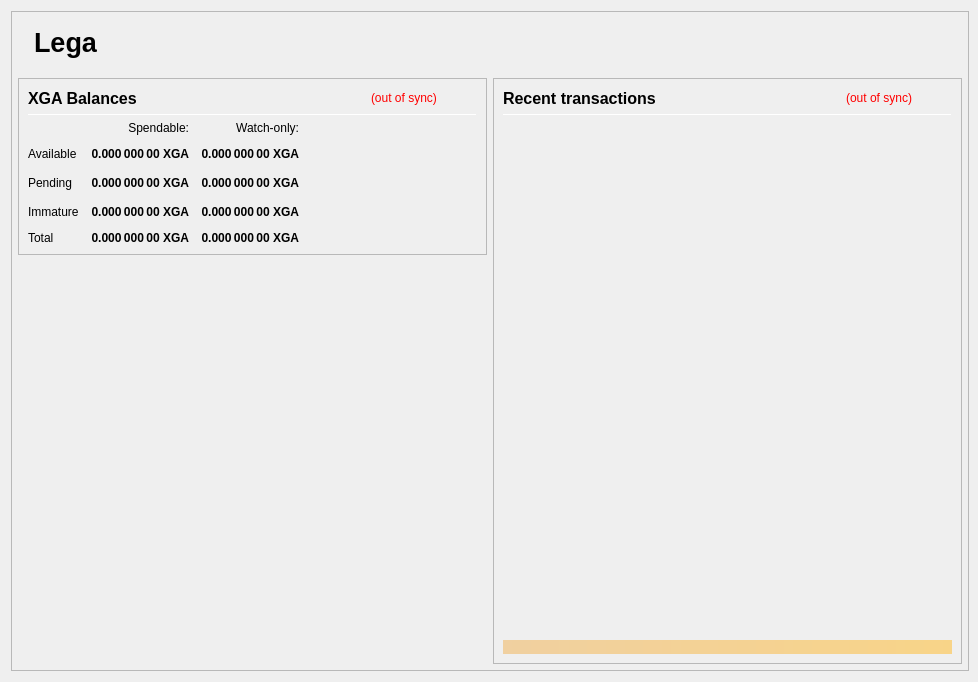
<?xml version="1.0" encoding="UTF-8"?>
<ui version="4.0">
 <class>OverviewPage</class>
 <widget class="QWidget" name="OverviewPage">
  <property name="geometry">
   <rect>
    <x>0</x>
    <y>0</y>
    <width>978</width>
    <height>682</height>
   </rect>
  </property>
  <property name="minimumSize">
   <size>
    <width>960</width>
    <height>682</height>
   </size>
  </property>
  <property name="font">
   <font>
    <weight>50</weight>
    <bold>false</bold>
   </font>
  </property>
  <property name="windowTitle">
   <string>Form</string>
  </property>
  <layout class="QVBoxLayout" name="topLayout" stretch="0">
   <property name="rightMargin">
    <number>9</number>
   </property>
   <item>
    <widget class="QFrame" name="frame_BG">
     <property name="minimumSize">
      <size>
       <width>850</width>
       <height>610</height>
      </size>
     </property>
     <property name="maximumSize">
      <size>
       <width>16777215</width>
       <height>16777215</height>
      </size>
     </property>
     <property name="frameShape">
      <enum>QFrame::StyledPanel</enum>
     </property>
     <property name="frameShadow">
      <enum>QFrame::Raised</enum>
     </property>
     <layout class="QVBoxLayout" name="verticalLayout_3" stretch="0">
      <property name="leftMargin">
       <number>0</number>
      </property>
      <property name="topMargin">
       <number>0</number>
      </property>
      <property name="rightMargin">
       <number>0</number>
      </property>
      <property name="bottomMargin">
       <number>6</number>
      </property>
      <item>
       <layout class="QVBoxLayout" name="verticalLayout_Master" stretch="0,1">
        <property name="leftMargin">
         <number>0</number>
        </property>
        <property name="topMargin">
         <number>0</number>
        </property>
        <property name="rightMargin">
         <number>0</number>
        </property>
        <property name="bottomMargin">
         <number>0</number>
        </property>
        <item>
         <widget class="QFrame" name="frame_Header">
          <layout class="QVBoxLayout" name="verticalLayout_Header" stretch="0">
           <property name="leftMargin">
            <number>0</number>
           </property>
           <property name="topMargin">
            <number>0</number>
           </property>
           <property name="rightMargin">
            <number>0</number>
           </property>
           <property name="bottomMargin">
            <number>0</number>
           </property>
           <item>
            <layout class="QHBoxLayout" name="horizontalLayout_Header" stretch="1,0">
             <property name="spacing">
              <number>6</number>
             </property>
             <item>
              <spacer name="horizontalSpacer_Header">
               <property name="orientation">
                <enum>Qt::Horizontal</enum>
               </property>
               <property name="sizeHint" stdset="0">
                <size>
                 <width>40</width>
                 <height>20</height>
                </size>
               </property>
              </spacer>
             </item>
			 <item>
           <widget class="QLabel" name="labelOverviewHeaderLeft">
            <property name="minimumSize">
             <size>
              <width>464</width>
              <height>60</height>
             </size>
            </property>
            <property name="maximumSize">
             <size>
              <width>16777215</width>
              <height>60</height>
             </size>
            </property>
            <property name="font">
             <font>
              <pointsize>20</pointsize>
              <weight>75</weight>
              <bold>true</bold>
             </font>
            </property>
            <property name="text">
             <string>Lega</string>
            </property>
            <property name="alignment">
             <set>Qt::AlignLeading|Qt::AlignLeft|Qt::AlignVCenter</set>
            </property>
           </widget>
          </item>
             <item>
              <widget class="QLabel" name="labelOverviewHeaderRight">
               <property name="minimumSize">
                <size>
                 <width>464</width>
                 <height>60</height>
                </size>
               </property>
               <property name="maximumSize">
                <size>
                 <width>16777215</width>
                 <height>60</height>
                </size>
               </property>
				<property name="font">
				 <font>
				  <pointsize>20</pointsize>
				  <weight>75</weight>
				  <bold>true</bold>
				 </font>
				</property>
				<property name="text">
				 <string></string>
				</property>
               <property name="alignment">
                <set>Qt::AlignRight|Qt::AlignTrailing|Qt::AlignVCenter</set>
               </property>
              </widget>
             </item>
            </layout>
           </item>
          </layout>
         </widget>
        </item>
        <item>
         <widget class="QFrame" name="frame_Content">
          <layout class="QVBoxLayout" name="verticalLayout_Content">
           <property name="leftMargin">
            <number>6</number>
           </property>
           <property name="topMargin">
            <number>0</number>
           </property>
           <property name="rightMargin">
            <number>6</number>
           </property>
           <property name="bottomMargin">
            <number>0</number>
           </property>
           <item>
            <layout class="QHBoxLayout" name="horizontalLayout_Content" stretch="1,1">
             <property name="spacing">
              <number>6</number>
             </property>
             <item>
              <layout class="QVBoxLayout" name="verticalLayout_left" stretch="0,0">
               <item>
                <widget class="QFrame" name="frameBalances">
                 <property name="frameShape">
                  <enum>QFrame::StyledPanel</enum>
                 </property>
                 <property name="frameShadow">
                  <enum>QFrame::Raised</enum>
                 </property>
                 <layout class="QVBoxLayout" name="verticalLayout_4">
                  <item>
                   <layout class="QHBoxLayout" name="hlBalancesHeader" stretch="2,0,0">
                    <property name="spacing">
                     <number>6</number>
                    </property>
                    <item>
                     <widget class="QLabel" name="labelBalances">
                      <property name="minimumSize">
                       <size>
                        <width>0</width>
                        <height>0</height>
                       </size>
                      </property>
                      <property name="font">
                       <font>
                        <pointsize>12</pointsize>
                        <weight>75</weight>
                        <bold>true</bold>
                       </font>
                      </property>
                      <property name="text">
                       <string>XGA Balances</string>
                      </property>
                     </widget>
                    </item>
                    <item>
                     <widget class="QLabel" name="labelWalletStatus">
                      <property name="cursor">
                       <cursorShape>WhatsThisCursor</cursorShape>
                      </property>
                      <property name="toolTip">
                       <string>The displayed information may be out of date. Your wallet automatically synchronizes with the Lega network after a connection is established, but this process has not completed yet.</string>
                      </property>
                      <property name="styleSheet">
                       <string notr="true">QLabel { color: red; }</string>
                      </property>
                      <property name="text">
                       <string notr="true">(out of sync)</string>
                      </property>
                      <property name="alignment">
                       <set>Qt::AlignLeading|Qt::AlignLeft|Qt::AlignVCenter</set>
                      </property>
                     </widget>
                    </item>
                    <item>
                     <spacer name="hsBalancesHeader">
                      <property name="orientation">
                       <enum>Qt::Horizontal</enum>
                      </property>
                      <property name="sizeHint" stdset="0">
                       <size>
                        <width>40</width>
                        <height>20</height>
                       </size>
                      </property>
                     </spacer>
                    </item>
                   </layout>
                  </item>
                  <item>
                   <widget class="Line" name="lineBalances">
                    <property name="minimumSize">
                     <size>
                      <width>0</width>
                      <height>1</height>
                     </size>
                    </property>
                    <property name="maximumSize">
                     <size>
                      <width>16777215</width>
                      <height>1</height>
                     </size>
                    </property>
                    <property name="orientation">
                     <enum>Qt::Horizontal</enum>
                    </property>
                   </widget>
                  </item>
                  <item>
                   <layout class="QGridLayout" name="gridLayout">
                    <property name="spacing">
                     <number>12</number>
                    </property>
                    <item row="2" column="2">
                     <widget class="QLabel" name="labelWatchPending">
                      <property name="font">
                       <font>
                        <weight>75</weight>
                        <bold>true</bold>
                       </font>
                      </property>
                      <property name="cursor">
                       <cursorShape>ArrowCursor</cursorShape>
                      </property>
                      <property name="toolTip">
                       <string>Unconfirmed transactions to watch-only addresses</string>
                      </property>
                      <property name="text">
                       <string notr="true">0.000 000 00 XGA</string>
                      </property>
                      <property name="alignment">
                       <set>Qt::AlignRight|Qt::AlignTrailing|Qt::AlignVCenter</set>
                      </property>
                      <property name="textInteractionFlags">
                       <set>Qt::NoTextInteraction</set>
                      </property>
                     </widget>
                    </item>
                    <item row="2" column="1">
                     <widget class="QLabel" name="labelUnconfirmed">
                      <property name="font">
                       <font>
                        <weight>75</weight>
                        <bold>true</bold>
                       </font>
                      </property>
                      <property name="cursor">
                       <cursorShape>ArrowCursor</cursorShape>
                      </property>
                      <property name="toolTip">
                       <string>Total of transactions that have yet to be confirmed, and do not yet count toward the spendable balance</string>
                      </property>
                      <property name="text">
                       <string notr="true">0.000 000 00 XGA</string>
                      </property>
                      <property name="alignment">
                       <set>Qt::AlignRight|Qt::AlignTrailing|Qt::AlignVCenter</set>
                      </property>
                      <property name="textInteractionFlags">
                       <set>Qt::NoTextInteraction</set>
                      </property>
                     </widget>
                    </item>
                    <item row="3" column="2">
                     <widget class="QLabel" name="labelWatchImmature">
                      <property name="font">
                       <font>
                        <weight>75</weight>
                        <bold>true</bold>
                       </font>
                      </property>
                      <property name="cursor">
                       <cursorShape>ArrowCursor</cursorShape>
                      </property>
                      <property name="toolTip">
                       <string>Staked or masternode rewards in watch-only addresses that has not yet matured</string>
                      </property>
                      <property name="text">
                       <string notr="true">0.000 000 00 XGA</string>
                      </property>
                      <property name="alignment">
                       <set>Qt::AlignRight|Qt::AlignTrailing|Qt::AlignVCenter</set>
                      </property>
                      <property name="textInteractionFlags">
                       <set>Qt::NoTextInteraction</set>
                      </property>
                     </widget>
                    </item>
                    <item row="4" column="0">
                     <widget class="QLabel" name="labelTotalText">
                      <property name="text">
                       <string>Total</string>
                      </property>
                      <property name="textInteractionFlags">
                       <set>Qt::NoTextInteraction</set>
                      </property>
                     </widget>
                    </item>
                    <item row="3" column="1">
                     <widget class="QLabel" name="labelImmature">
                      <property name="font">
                       <font>
                        <weight>75</weight>
                        <bold>true</bold>
                       </font>
                      </property>
                      <property name="cursor">
                       <cursorShape>ArrowCursor</cursorShape>
                      </property>
                      <property name="toolTip">
                       <string>Staked or masternode rewards that has not yet matured</string>
                      </property>
                      <property name="text">
                       <string notr="true">0.000 000 00 XGA</string>
                      </property>
                      <property name="alignment">
                       <set>Qt::AlignRight|Qt::AlignTrailing|Qt::AlignVCenter</set>
                      </property>
                      <property name="textInteractionFlags">
                       <set>Qt::NoTextInteraction</set>
                      </property>
                     </widget>
                    </item>
                    <item row="2" column="3">
                     <spacer name="hsBalances">
                      <property name="orientation">
                       <enum>Qt::Horizontal</enum>
                      </property>
                      <property name="sizeHint" stdset="0">
                       <size>
                        <width>40</width>
                        <height>20</height>
                       </size>
                      </property>
                     </spacer>
                    </item>
                    <item row="3" column="0">
                     <widget class="QLabel" name="labelImmatureText">
                      <property name="text">
                       <string>Immature</string>
                      </property>
                      <property name="textInteractionFlags">
                       <set>Qt::NoTextInteraction</set>
                      </property>
                     </widget>
                    </item>
                    <item row="4" column="1">
                     <widget class="QLabel" name="labelTotal">
                      <property name="font">
                       <font>
                        <weight>75</weight>
                        <bold>true</bold>
                       </font>
                      </property>
                      <property name="cursor">
                       <cursorShape>ArrowCursor</cursorShape>
                      </property>
                      <property name="toolTip">
                       <string>Your current total balance</string>
                      </property>
                      <property name="text">
                       <string notr="true">0.000 000 00 XGA</string>
                      </property>
                      <property name="alignment">
                       <set>Qt::AlignRight|Qt::AlignTrailing|Qt::AlignVCenter</set>
                      </property>
                      <property name="textInteractionFlags">
                       <set>Qt::NoTextInteraction</set>
                      </property>
                     </widget>
                    </item>
                    <item row="4" column="2">
                     <widget class="QLabel" name="labelWatchTotal">
                      <property name="font">
                       <font>
                        <weight>75</weight>
                        <bold>true</bold>
                       </font>
                      </property>
                      <property name="cursor">
                       <cursorShape>ArrowCursor</cursorShape>
                      </property>
                      <property name="toolTip">
                       <string>Current total balance in watch-only addresses</string>
                      </property>
                      <property name="text">
                       <string notr="true">0.000 000 00 XGA</string>
                      </property>
                      <property name="alignment">
                       <set>Qt::AlignRight|Qt::AlignTrailing|Qt::AlignVCenter</set>
                      </property>
                      <property name="textInteractionFlags">
                       <set>Qt::NoTextInteraction</set>
                      </property>
                     </widget>
                    </item>
                    <item row="0" column="2">
                     <widget class="QLabel" name="labelWatchonly">
                      <property name="text">
                       <string>Watch-only:</string>
                      </property>
                      <property name="alignment">
                       <set>Qt::AlignRight|Qt::AlignTrailing|Qt::AlignVCenter</set>
                      </property>
                     </widget>
                    </item>
                    <item row="1" column="0">
                     <widget class="QLabel" name="labelBalanceText">
                      <property name="text">
                       <string>Available</string>
                      </property>
                      <property name="textInteractionFlags">
                       <set>Qt::NoTextInteraction</set>
                      </property>
                     </widget>
                    </item>
                    <item row="1" column="1">
                     <widget class="QLabel" name="labelBalance">
                      <property name="font">
                       <font>
                        <weight>75</weight>
                        <bold>true</bold>
                       </font>
                      </property>
                      <property name="cursor">
                       <cursorShape>ArrowCursor</cursorShape>
                      </property>
                      <property name="toolTip">
                       <string>Your current spendable balance</string>
                      </property>
                      <property name="text">
                       <string notr="true">0.000 000 00 XGA</string>
                      </property>
                      <property name="alignment">
                       <set>Qt::AlignRight|Qt::AlignTrailing|Qt::AlignVCenter</set>
                      </property>
                      <property name="textInteractionFlags">
                       <set>Qt::NoTextInteraction</set>
                      </property>
                     </widget>
                    </item>
                    <item row="1" column="2">
                     <widget class="QLabel" name="labelWatchAvailable">
                      <property name="font">
                       <font>
                        <weight>75</weight>
                        <bold>true</bold>
                       </font>
                      </property>
                      <property name="cursor">
                       <cursorShape>ArrowCursor</cursorShape>
                      </property>
                      <property name="toolTip">
                       <string>Your current balance in watch-only addresses</string>
                      </property>
                      <property name="text">
                       <string notr="true">0.000 000 00 XGA</string>
                      </property>
                      <property name="alignment">
                       <set>Qt::AlignRight|Qt::AlignTrailing|Qt::AlignVCenter</set>
                      </property>
                      <property name="textInteractionFlags">
                       <set>Qt::NoTextInteraction</set>
                      </property>
                     </widget>
                    </item>
                    <item row="2" column="0">
                     <widget class="QLabel" name="labelPendingText">
                      <property name="text">
                       <string>Pending</string>
                      </property>
                      <property name="textInteractionFlags">
                       <set>Qt::NoTextInteraction</set>
                      </property>
                     </widget>
                    </item>
                    <item row="0" column="1">
                     <widget class="QLabel" name="labelSpendable">
                      <property name="text">
                       <string>Spendable:</string>
                      </property>
                      <property name="alignment">
                       <set>Qt::AlignRight|Qt::AlignTrailing|Qt::AlignVCenter</set>
                      </property>
                     </widget>
                    </item>
                   </layout>
                  </item>
                 </layout>
                </widget>
               </item>
               <item>
                <spacer name="verticalSpacer">
                 <property name="orientation">
                  <enum>Qt::Vertical</enum>
                 </property>
                 <property name="sizeHint" stdset="0">
                  <size>
                   <width>20</width>
                   <height>40</height>
                  </size>
                 </property>
                </spacer>
               </item>
              </layout>
             </item>
             <item>
              <layout class="QVBoxLayout" name="verticalLayout_right" stretch="1">
               <item>
                <widget class="QFrame" name="frame_RecentTransactions">
                 <property name="minimumSize">
                  <size>
                   <width>0</width>
                   <height>0</height>
                  </size>
                 </property>
                 <property name="frameShape">
                  <enum>QFrame::StyledPanel</enum>
                 </property>
                 <property name="frameShadow">
                  <enum>QFrame::Raised</enum>
                 </property>
                 <layout class="QVBoxLayout" name="verticalLayout_1" stretch="0,0,0,0,0">
                  <item>
                   <layout class="QHBoxLayout" name="horizontalLayout_2" stretch="2,0,0">
                    <property name="spacing">
                     <number>3</number>
                    </property>
                    <item>
                     <widget class="QLabel" name="label_4">
                      <property name="minimumSize">
                       <size>
                        <width>0</width>
                        <height>20</height>
                       </size>
                      </property>
                      <property name="font">
                       <font>
                        <pointsize>12</pointsize>
                        <weight>75</weight>
                        <bold>true</bold>
                       </font>
                      </property>
                      <property name="text">
                       <string>Recent transactions</string>
                      </property>
                     </widget>
                    </item>
                    <item>
                     <widget class="QLabel" name="labelTransactionsStatus">
                      <property name="cursor">
                       <cursorShape>WhatsThisCursor</cursorShape>
                      </property>
                      <property name="toolTip">
                       <string>The displayed information may be out of date. Your wallet automatically synchronizes with the Lega network after a connection is established, but this process has not completed yet.</string>
                      </property>
                      <property name="styleSheet">
                       <string notr="true">QLabel { color: red; }</string>
                      </property>
                      <property name="text">
                       <string notr="true">(out of sync)</string>
                      </property>
                      <property name="alignment">
                       <set>Qt::AlignRight|Qt::AlignTrailing|Qt::AlignVCenter</set>
                      </property>
                     </widget>
                    </item>
                    <item>
                     <spacer name="horizontalSpacer">
                      <property name="orientation">
                       <enum>Qt::Horizontal</enum>
                      </property>
                      <property name="sizeHint" stdset="0">
                       <size>
                        <width>40</width>
                        <height>20</height>
                       </size>
                      </property>
                     </spacer>
                    </item>
                   </layout>
                  </item>
                  <item>
                   <widget class="Line" name="line">
                    <property name="minimumSize">
                     <size>
                      <width>0</width>
                      <height>1</height>
                     </size>
                    </property>
                    <property name="maximumSize">
                     <size>
                      <width>16777215</width>
                      <height>1</height>
                     </size>
                    </property>
                    <property name="orientation">
                     <enum>Qt::Horizontal</enum>
                    </property>
                   </widget>
                  </item>
                  <item>
                   <widget class="QListView" name="listTransactions">
                    <property name="minimumSize">
                     <size>
                      <width>0</width>
                      <height>0</height>
                     </size>
                    </property>
                    <property name="styleSheet">
                     <string notr="true">QListView { background: transparent; }</string>
                    </property>
                    <property name="frameShape">
                     <enum>QFrame::NoFrame</enum>
                    </property>
                    <property name="verticalScrollBarPolicy">
                     <enum>Qt::ScrollBarAlwaysOff</enum>
                    </property>
                    <property name="horizontalScrollBarPolicy">
                     <enum>Qt::ScrollBarAlwaysOff</enum>
                    </property>
                    <property name="selectionMode">
                     <enum>QAbstractItemView::NoSelection</enum>
                    </property>
                   </widget>
                  </item>
                  <item>
                   <spacer name="verticalSpacer_2">
                    <property name="orientation">
                     <enum>Qt::Vertical</enum>
                    </property>
                    <property name="sizeType">
                     <enum>QSizePolicy::Expanding</enum>
                    </property>
                    <property name="sizeHint" stdset="0">
                     <size>
                      <width>20</width>
                      <height>40</height>
                     </size>
                    </property>
                   </spacer>
                  </item>
                  <item>
                   <widget class="QLabel" name="labelAlerts">
                    <property name="maximumSize">
                     <size>
                      <width>16777215</width>
                      <height>16777215</height>
                     </size>
                    </property>
                    <property name="styleSheet">
                     <string notr="true">background-color: qlineargradient(x1: 0, y1: 0, x2: 1, y2: 0, stop:0 #F0D0A0, stop:1 #F8D488); color:#000000;</string>
                    </property>
                    <property name="text">
                     <string/>
                    </property>
                    <property name="wordWrap">
                     <bool>true</bool>
                    </property>
                    <property name="margin">
                     <number>3</number>
                    </property>
                   </widget>
                  </item>
                 </layout>
                </widget>
               </item>
              </layout>
             </item>
            </layout>
           </item>
          </layout>
         </widget>
        </item>
       </layout>
      </item>
     </layout>
    </widget>
   </item>
  </layout>
 </widget>
 <resources/>
 <connections/>
</ui>
